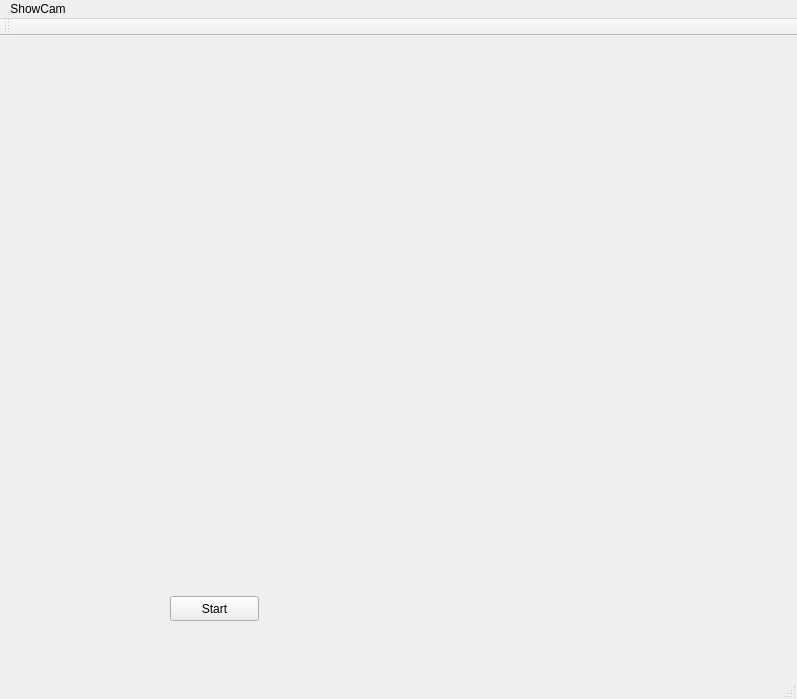
<?xml version="1.0" encoding="UTF-8"?>
<ui version="4.0">
 <class>MainWindow</class>
 <widget class="QMainWindow" name="MainWindow">
  <property name="geometry">
   <rect>
    <x>0</x>
    <y>0</y>
    <width>797</width>
    <height>699</height>
   </rect>
  </property>
  <property name="windowTitle">
   <string>MainWindow</string>
  </property>
  <widget class="QWidget" name="centralWidget">
   <widget class="QLabel" name="label">
    <property name="geometry">
     <rect>
      <x>0</x>
      <y>0</y>
      <width>480</width>
      <height>640</height>
     </rect>
    </property>
    <property name="text">
     <string/>
    </property>
   </widget>
   <widget class="QPushButton" name="startButton">
    <property name="geometry">
     <rect>
      <x>170</x>
      <y>560</y>
      <width>89</width>
      <height>25</height>
     </rect>
    </property>
    <property name="text">
     <string>Start</string>
    </property>
   </widget>
  </widget>
  <widget class="QMenuBar" name="menuBar">
   <property name="geometry">
    <rect>
     <x>0</x>
     <y>0</y>
     <width>797</width>
     <height>22</height>
    </rect>
   </property>
   <widget class="QMenu" name="menuShowCam">
    <property name="title">
     <string>ShowCam</string>
    </property>
   </widget>
   <addaction name="menuShowCam"/>
  </widget>
  <widget class="QToolBar" name="mainToolBar">
   <attribute name="toolBarArea">
    <enum>TopToolBarArea</enum>
   </attribute>
   <attribute name="toolBarBreak">
    <bool>false</bool>
   </attribute>
  </widget>
  <widget class="QStatusBar" name="statusBar"/>
 </widget>
 <layoutdefault spacing="6" margin="11"/>
 <resources/>
 <connections/>
</ui>
